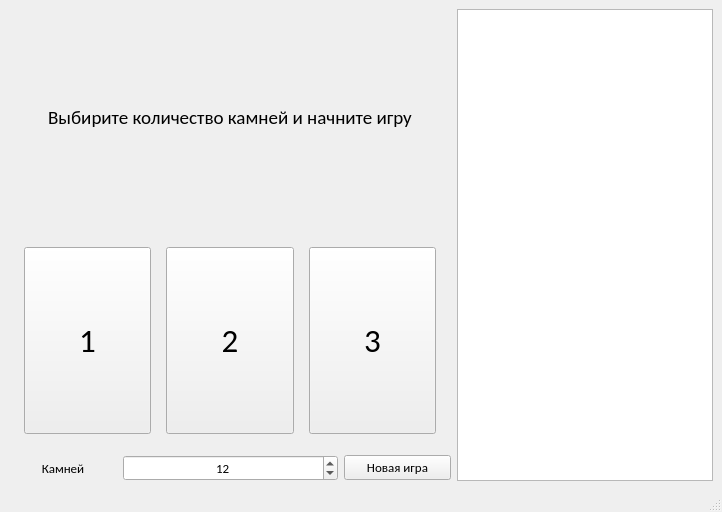
<?xml version="1.0" encoding="UTF-8"?>
<ui version="4.0">
 <class>MainWindow</class>
 <widget class="QMainWindow" name="MainWindow">
  <property name="geometry">
   <rect>
    <x>0</x>
    <y>0</y>
    <width>722</width>
    <height>512</height>
   </rect>
  </property>
  <property name="font">
   <font>
    <family>Calibri</family>
   </font>
  </property>
  <property name="windowTitle">
   <string>MainWindow</string>
  </property>
  <widget class="QWidget" name="centralwidget">
   <layout class="QGridLayout" name="gridLayout">
    <item row="0" column="4" rowspan="3">
     <widget class="QTextBrowser" name="history">
      <property name="sizePolicy">
       <sizepolicy hsizetype="Minimum" vsizetype="Expanding">
        <horstretch>0</horstretch>
        <verstretch>0</verstretch>
       </sizepolicy>
      </property>
      <property name="font">
       <font>
        <family>Calibri</family>
        <pointsize>10</pointsize>
       </font>
      </property>
     </widget>
    </item>
    <item row="2" column="0">
     <widget class="QLabel" name="stones_label">
      <property name="font">
       <font>
        <family>Calibri</family>
        <pointsize>10</pointsize>
       </font>
      </property>
      <property name="text">
       <string>Камней</string>
      </property>
      <property name="alignment">
       <set>Qt::AlignCenter</set>
      </property>
     </widget>
    </item>
    <item row="2" column="3">
     <widget class="QPushButton" name="btn_new_game">
      <property name="font">
       <font>
        <family>Calibri</family>
        <pointsize>10</pointsize>
       </font>
      </property>
      <property name="text">
       <string>Новая игра</string>
      </property>
     </widget>
    </item>
    <item row="1" column="0" colspan="4">
     <layout class="QHBoxLayout" name="btn_layout">
      <property name="spacing">
       <number>15</number>
      </property>
      <property name="leftMargin">
       <number>15</number>
      </property>
      <property name="topMargin">
       <number>15</number>
      </property>
      <property name="rightMargin">
       <number>15</number>
      </property>
      <property name="bottomMargin">
       <number>15</number>
      </property>
      <item>
       <widget class="QPushButton" name="btn1">
        <property name="sizePolicy">
         <sizepolicy hsizetype="Minimum" vsizetype="Minimum">
          <horstretch>0</horstretch>
          <verstretch>0</verstretch>
         </sizepolicy>
        </property>
        <property name="font">
         <font>
          <family>Calibri</family>
          <pointsize>25</pointsize>
         </font>
        </property>
        <property name="text">
         <string>1</string>
        </property>
       </widget>
      </item>
      <item>
       <widget class="QPushButton" name="btn2">
        <property name="sizePolicy">
         <sizepolicy hsizetype="Minimum" vsizetype="Minimum">
          <horstretch>0</horstretch>
          <verstretch>0</verstretch>
         </sizepolicy>
        </property>
        <property name="font">
         <font>
          <family>Calibri</family>
          <pointsize>25</pointsize>
         </font>
        </property>
        <property name="text">
         <string>2</string>
        </property>
       </widget>
      </item>
      <item>
       <widget class="QPushButton" name="btn3">
        <property name="sizePolicy">
         <sizepolicy hsizetype="Minimum" vsizetype="Minimum">
          <horstretch>0</horstretch>
          <verstretch>0</verstretch>
         </sizepolicy>
        </property>
        <property name="font">
         <font>
          <family>Calibri</family>
          <pointsize>25</pointsize>
         </font>
        </property>
        <property name="text">
         <string>3</string>
        </property>
       </widget>
      </item>
     </layout>
    </item>
    <item row="0" column="0" colspan="4">
     <widget class="QLabel" name="game_indicate_label">
      <property name="font">
       <font>
        <family>Calibri</family>
        <pointsize>14</pointsize>
       </font>
      </property>
      <property name="text">
       <string>Выбирите количество камней и начните игру</string>
      </property>
      <property name="textFormat">
       <enum>Qt::AutoText</enum>
      </property>
      <property name="alignment">
       <set>Qt::AlignCenter</set>
      </property>
     </widget>
    </item>
    <item row="2" column="1" colspan="2">
     <widget class="QSpinBox" name="stones_count">
      <property name="font">
       <font>
        <family>Calibri</family>
        <pointsize>10</pointsize>
       </font>
      </property>
      <property name="alignment">
       <set>Qt::AlignCenter</set>
      </property>
      <property name="value">
       <number>12</number>
      </property>
     </widget>
    </item>
   </layout>
  </widget>
  <widget class="QMenuBar" name="menubar">
   <property name="geometry">
    <rect>
     <x>0</x>
     <y>0</y>
     <width>722</width>
     <height>24</height>
    </rect>
   </property>
  </widget>
  <widget class="QStatusBar" name="statusbar"/>
 </widget>
 <resources/>
 <connections/>
</ui>
